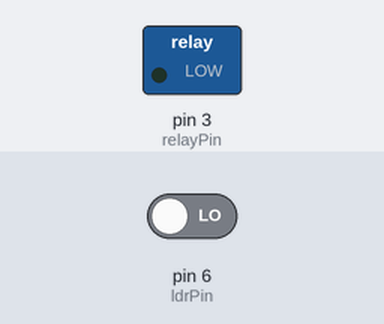
The sketch below on a simulated Arduino Uno, built with avr-gcc and run on an emulated ATmega328P. Shown: switched loads named in the sketch (green lamp = pin HIGH). The inputs (shaded band) are chosen by the test bench; at power-on: pin 6 (ldrPin) LOW.

Above: at 1.2 s.
1.3 s: pin 6 (ldrPin) driven HIGH
At 2.5 s:
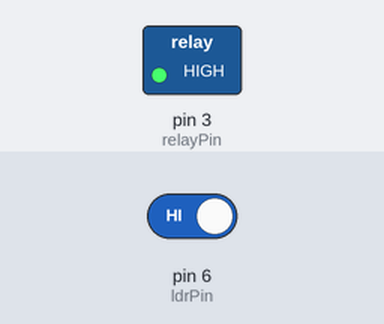
2.8 s: pin 6 (ldrPin) driven LOW
At 3.6 s:
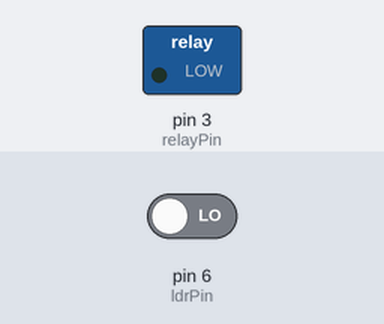
Timing chart, 0 to 5.8 s (numbered marks = the images above; inputs shaded):
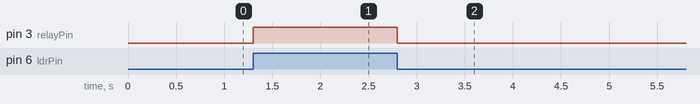

Measured:
- after the input at 1.3 s, pin 3 (relayPin): LOW → HIGH at once
- after the input at 2.8 s, pin 3 (relayPin): HIGH → LOW at once

The sketch:

LDR_relay.ino
```cpp
const int ldrPin = 6;    // LDR sensor module connected to digital pin 6
const int relayPin = 3;  // Relay control pin connected to digital pin 3

void setup() {
  pinMode(ldrPin, INPUT);
  pinMode(relayPin, OUTPUT);
  digitalWrite(relayPin, LOW); // Ensure relay is initially off
}

void loop() {
  int lightValue = digitalRead(ldrPin);

  // If the digital value is HIGH, it indicates low light (dark)
  if (lightValue == HIGH) {
    digitalWrite(relayPin, HIGH); // Turn on the relay/bulb
  } else {
    digitalWrite(relayPin, LOW); // Turn off the relay/bulb
  }

  delay(100); // Adjust delay as needed
}
```
